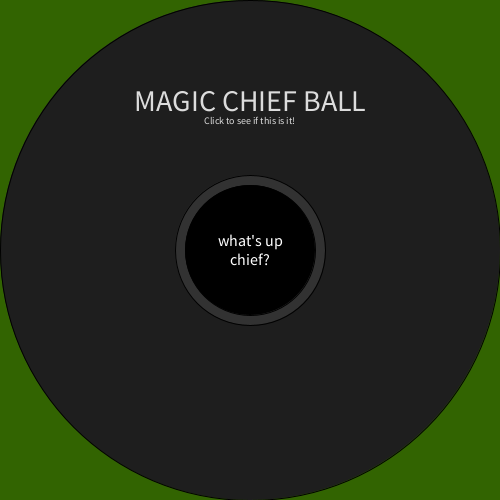
Frame 1 (no input)
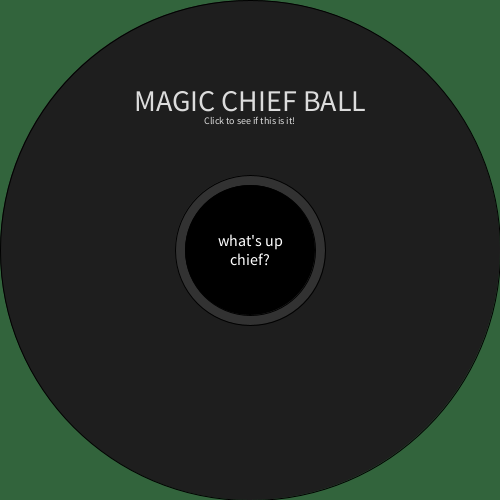
Frame 60 (the mouse pressed at the canvas centre just before this capture)
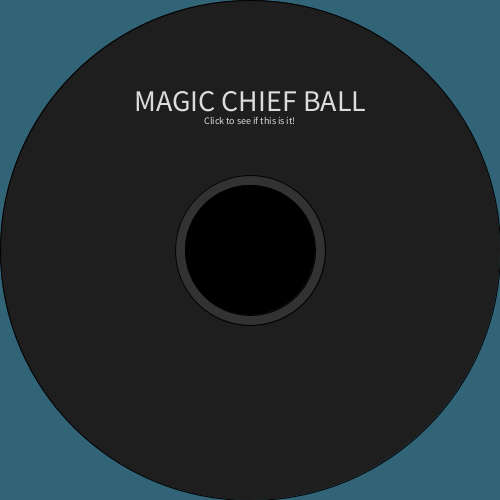
Frame 120 (the mouse held since frame 60 and released just before this capture)

The Processing sketch that drew these frames (run headless with seeded random() and noise(); from frame 60 on, the mouse is pressed at the canvas centre):

// Processing sketch: MAGIC_CHIEF_BALL
// ── MAGIC_CHIEF_BALL.pde
//define output variable
int eger = 0;
//define background variable
int bg = 0;
//define output string
String[] magic = new String[9];
{
  magic[0]="what's up chief?";
  magic[1]="this ain't it chief";
  magic[2]="THIS IS IT CHIEF";
  magic[3]="i don't know about this one chief";
  magic[4]="yea probably chief";
  magic[5]="i can't understand you chief";
  magic[6]="maybe one day chief";
  magic[7]="nah you crazy chief";
  magic[8]="on GOD this might be it chief";
}
//set canvas size
void setup() {
  size(500, 500);
}
//start drawing
void draw()
{
  //every frame, increase the bg variable by 1 until it reaches 255, then decrease it every frame by 1 until it reaches 0
  if (frameCount % 510 <= 255) {
    bg++;
  } else {
    bg--;
  }
  //set background color using changing bg variable
  background(50, 100, bg);
  //draw circles that make up the ball
  fill(30);
  ellipse(250, 250, 500, 500);
  fill(50);
  ellipse(250, 250, 150, 150);
  fill(0);
  ellipse(250, 250, 130, 130);
  //set text settings for chief ball title
  textAlign(CENTER, CENTER);
  textSize(30);
  fill(220);
  text("MAGIC CHIEF BALL", 250, 100);
  textSize(10);
  text("Click to see if this is it!", 250, 120);
  //set text settings for ball output
  textSize(16);
  fill(255);
  //if the mouse is pressed, generate a random integer 1-8 and print it in console (output value)
  if (mousePressed==true) {
    float r = random(1, 9);
    eger = int(r);
    println(eger);
    //if mouse is not pressed, use the random output value to draw output as text
    //we defined value as 0 at the very beginning, which is not normally a possible random value, so if the mouse has never been clicked, the output will always display output #0 (what's up chief?)
  } else {
    text(magic[eger], 200, 200, 100, 100);
  }
}
